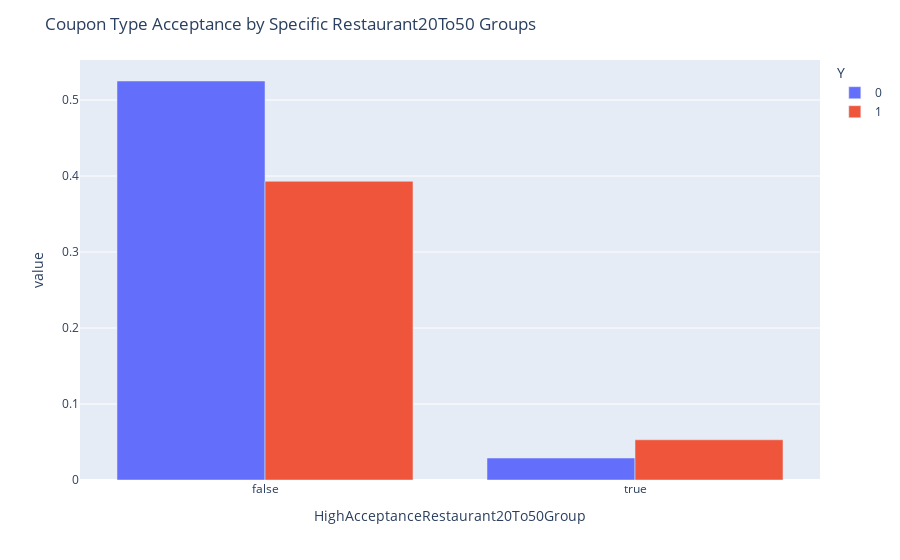

Notebook source saved alongside this figure:
### Markdown cell above
The above plot shows the restaurant visitation groups with the largest acceptance rate of the Resturant(20-50) coupon. Below lets group the restaurant visitation groups with an acceptance rate larger than 44%.

### Code cell
def groupVisits(Restaurant20To50):
    return Restaurant20To50 in ['4~8', 'gt8']

df_res_20_50['HighAcceptanceRestaurant20To50Group'] = df_res_20_50[['Restaurant20To50']].apply(lambda x: groupVisits(*x), axis=1)

ct = pd.crosstab(df_res_20_50['HighAcceptanceRestaurant20To50Group'], df_res_20_50['Y'], normalize=True)
ct['sum'] = ct[0] + ct[1]
ct['Acceptance Rate'] = ct[1] / ct['sum']
print(ct)
fig = px.bar(ct[[0,1]], barmode='group')
fig.update_layout(title='Coupon Type Acceptance by Specific Restaurant20To50 Groups')
fig.show()

### Figure 1 — Plotly figure (JSON) as saved in the notebook; plotly's stock layout.template omitted (floating-point values rounded to 4 significant figures)
{"data": [{"alignmentgroup": "True", "hovertemplate": "Y=0<br>HighAcceptanceRestaurant20To50Group=%{x}<br>value=%{y}<extra></extra>", "legendgroup": "0", "marker": {"color": "#636efa", "pattern": {"shape": ""}}, "name": "0", "offsetgroup": "0", "orientation": "v", "showlegend": true, "textposition": "auto", "type": "bar", "x": [false, true], "xaxis": "x", "y": [0.5251, 0.02893], "yaxis": "y"}, {"alignmentgroup": "True", "hovertemplate": "Y=1<br>HighAcceptanceRestaurant20To50Group=%{x}<br>value=%{y}<extra></extra>", "legendgroup": "1", "marker": {"color": "#EF553B", "pattern": {"shape": ""}}, "name": "1", "offsetgroup": "1", "orientation": "v", "showlegend": true, "textposition": "auto", "type": "bar", "x": [false, true], "xaxis": "x", "y": [0.3931, 0.05293], "yaxis": "y"}], "layout": {"barmode": "group", "legend": {"title": {"text": "Y"}, "tracegroupgap": 0}, "margin": {"t": 60}, "title": {"text": "Coupon Type Acceptance by Specific Restaurant20To50 Groups"}, "xaxis": {"anchor": "y", "domain": [0, 1], "title": {"text": "HighAcceptanceRestaurant20To50Group"}}, "yaxis": {"anchor": "x", "domain": [0, 1], "title": {"text": "value"}}}}
